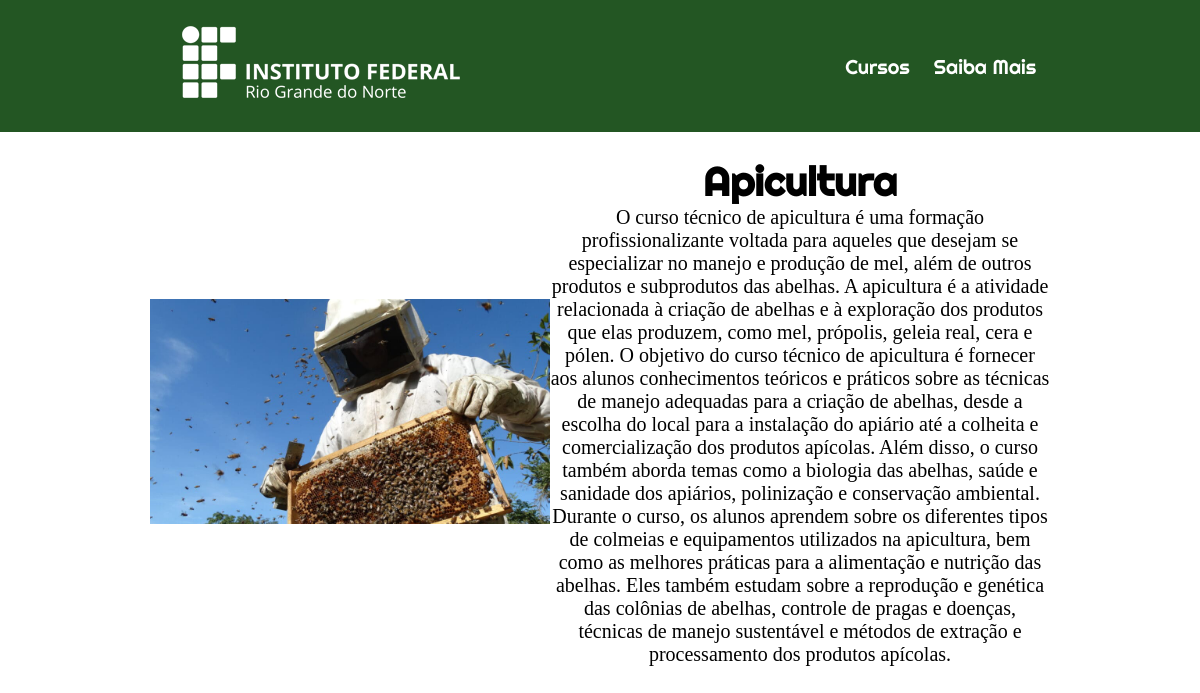
The app's page /detalhe_cursos/2/ with its own data.
### publicacao/models.py (models this page shows, shortened)
class Curso(models.Model):
    nome = models.CharField(max_length=200)
    descricao = models.TextField()
    imagem = models.ImageField(upload_to='imagens')

### publicacao/views.py (the view)
# urls.py: path('detalhe_cursos/<int:id_curso>/', detalhe_cursos, name='detalhe_cursos'),
def detalhe_cursos(request,id_curso):
    curso = get_object_or_404(Curso, id=id_curso)
    context={
        'objeto' : curso,
    }
    return render(request,'publicacao/detalhe.html',context)

### publicacao/templates/publicacao/detalhe.html (shortened to what this page needs)
{% extends 'base.html' %}
{% block main %}
<div class="container post">
    <img class="card-img" src="{{objeto.imagem.url}}" alt="Imagem da Postagem" style="object-fit: cover; height: 100%;">
    <div class="grid">
        <h1 class="titulo">{{ objeto.nome }}</h1>
        <p class="descricao">{{ objeto.descricao }}</p>
    </div>
</div>
{% endblock %}

### publicacao/static/css/estilo.css (style rules this page uses)
* { margin: 0; }
.container { display: flex; align-items: center; justify-content: center; }
.card-img { height: 400px; width: 400px; }
.grid { display: grid; }
.post { width: 900px; }
.titulo { font-family: Righteous; font-size: 40px; }
.descricao { font-size: 20px; }

### records on screen
Curso: imagem (picture), nome "Apicultura", descricao "O curso técnico de apicultura é uma formação profissionalizante voltada para aqueles que desejam se especializar no manejo e produção de mel, além de outros produtos e subprodutos das abelhas. A apicultura é a atividade relacionada à criação de abelhas e à exploração dos produtos que elas produzem, como mel, própolis, geleia real, cera e pólen. O objetivo do curso técnico de apicultura é fornecer aos alunos conhecimentos teóricos e práticos sobre as técnicas de manejo adequadas para a criação de abelhas, desde a escolha do local para a instalação do apiário até a colheita e comercialização dos produtos apícolas. Além disso, o curso também aborda temas como a biologia das abelhas, saúde e…"
